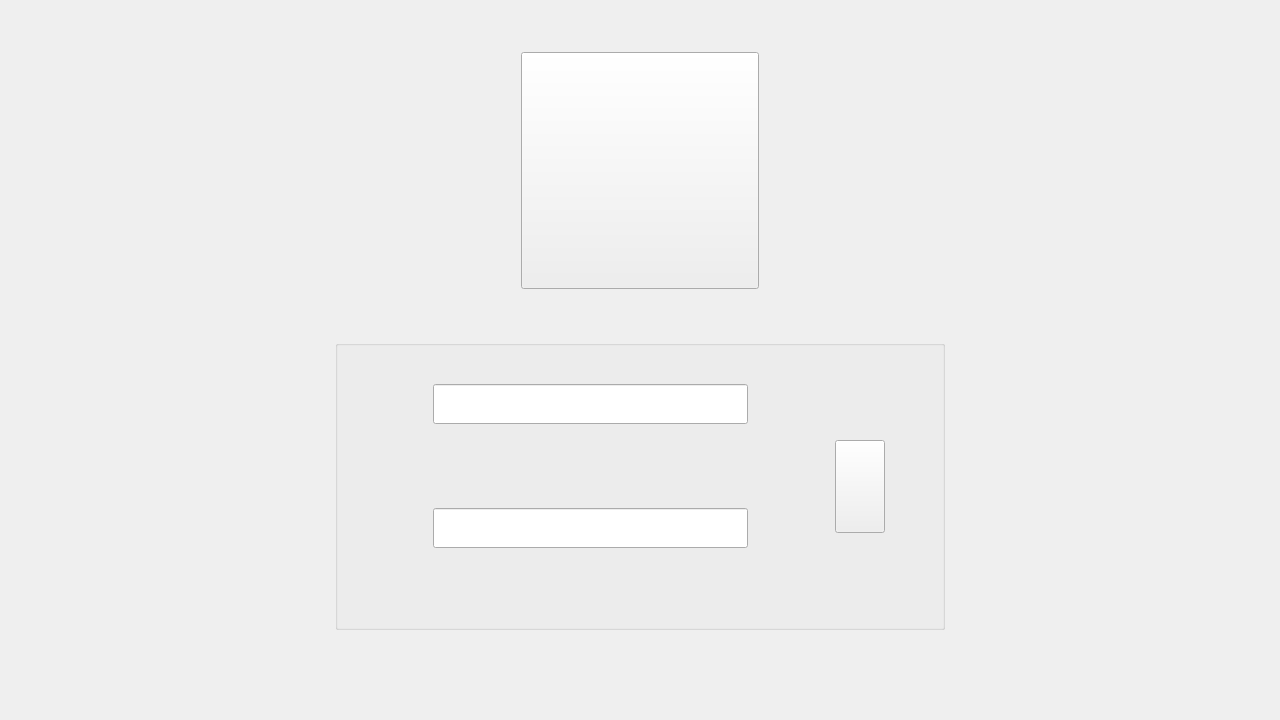
<?xml version="1.0" encoding="UTF-8"?>
<ui version="4.0">
 <class>Form</class>
 <widget class="QWidget" name="Form">
  <property name="geometry">
   <rect>
    <x>0</x>
    <y>0</y>
    <width>1280</width>
    <height>720</height>
   </rect>
  </property>
  <property name="sizePolicy">
   <sizepolicy hsizetype="Expanding" vsizetype="Expanding">
    <horstretch>0</horstretch>
    <verstretch>0</verstretch>
   </sizepolicy>
  </property>
  <property name="minimumSize">
   <size>
    <width>1280</width>
    <height>720</height>
   </size>
  </property>
  <property name="windowTitle">
   <string>Form</string>
  </property>
  <layout class="QGridLayout" name="gridLayout">
   <property name="leftMargin">
    <number>0</number>
   </property>
   <property name="topMargin">
    <number>0</number>
   </property>
   <property name="rightMargin">
    <number>0</number>
   </property>
   <property name="bottomMargin">
    <number>0</number>
   </property>
   <property name="spacing">
    <number>0</number>
   </property>
   <item row="0" column="1" rowspan="2">
    <layout class="QVBoxLayout" name="verticalLayout_4">
     <property name="spacing">
      <number>0</number>
     </property>
     <item>
      <spacer name="verticalSpacer_9">
       <property name="orientation">
        <enum>Qt::Vertical</enum>
       </property>
       <property name="sizeType">
        <enum>QSizePolicy::Expanding</enum>
       </property>
       <property name="sizeHint" stdset="0">
        <size>
         <width>20</width>
         <height>50</height>
        </size>
       </property>
      </spacer>
     </item>
     <item>
      <layout class="QHBoxLayout" name="horizontalLayout">
       <property name="spacing">
        <number>0</number>
       </property>
       <item>
        <spacer name="horizontalSpacer_3">
         <property name="orientation">
          <enum>Qt::Horizontal</enum>
         </property>
         <property name="sizeHint" stdset="0">
          <size>
           <width>40</width>
           <height>20</height>
          </size>
         </property>
        </spacer>
       </item>
       <item>
        <widget class="QToolButton" name="logo_button">
         <property name="sizePolicy">
          <sizepolicy hsizetype="Expanding" vsizetype="Expanding">
           <horstretch>0</horstretch>
           <verstretch>0</verstretch>
          </sizepolicy>
         </property>
         <property name="minimumSize">
          <size>
           <width>230</width>
           <height>230</height>
          </size>
         </property>
         <property name="text">
          <string/>
         </property>
         <property name="icon">
          <iconset>
           <normaloff>../image_files/logo.png</normaloff>../image_files/logo.png</iconset>
         </property>
         <property name="iconSize">
          <size>
           <width>230</width>
           <height>230</height>
          </size>
         </property>
        </widget>
       </item>
       <item>
        <spacer name="horizontalSpacer_4">
         <property name="orientation">
          <enum>Qt::Horizontal</enum>
         </property>
         <property name="sizeHint" stdset="0">
          <size>
           <width>40</width>
           <height>20</height>
          </size>
         </property>
        </spacer>
       </item>
      </layout>
     </item>
     <item>
      <spacer name="verticalSpacer_7">
       <property name="orientation">
        <enum>Qt::Vertical</enum>
       </property>
       <property name="sizeType">
        <enum>QSizePolicy::Expanding</enum>
       </property>
       <property name="sizeHint" stdset="0">
        <size>
         <width>20</width>
         <height>10</height>
        </size>
       </property>
      </spacer>
     </item>
     <item>
      <widget class="QGroupBox" name="group_box">
       <property name="sizePolicy">
        <sizepolicy hsizetype="Expanding" vsizetype="Expanding">
         <horstretch>0</horstretch>
         <verstretch>0</verstretch>
        </sizepolicy>
       </property>
       <property name="minimumSize">
        <size>
         <width>20</width>
         <height>290</height>
        </size>
       </property>
       <property name="title">
        <string/>
       </property>
       <property name="alignment">
        <set>Qt::AlignCenter</set>
       </property>
       <layout class="QGridLayout" name="gridLayout_2">
        <property name="leftMargin">
         <number>0</number>
        </property>
        <property name="topMargin">
         <number>0</number>
        </property>
        <property name="rightMargin">
         <number>0</number>
        </property>
        <property name="bottomMargin">
         <number>0</number>
        </property>
        <property name="spacing">
         <number>0</number>
        </property>
        <item row="1" column="0">
         <layout class="QHBoxLayout" name="horizontal_layout">
          <property name="spacing">
           <number>0</number>
          </property>
          <item>
           <spacer name="horizontalSpacer_5">
            <property name="orientation">
             <enum>Qt::Horizontal</enum>
            </property>
            <property name="sizeType">
             <enum>QSizePolicy::Expanding</enum>
            </property>
            <property name="sizeHint" stdset="0">
             <size>
              <width>108</width>
              <height>20</height>
             </size>
            </property>
           </spacer>
          </item>
          <item>
           <layout class="QVBoxLayout" name="vertical_layout">
            <property name="spacing">
             <number>0</number>
            </property>
            <item>
             <spacer name="verticalSpacer_5">
              <property name="orientation">
               <enum>Qt::Vertical</enum>
              </property>
              <property name="sizeType">
               <enum>QSizePolicy::Expanding</enum>
              </property>
              <property name="sizeHint" stdset="0">
               <size>
                <width>20</width>
                <height>38</height>
               </size>
              </property>
             </spacer>
            </item>
            <item>
             <widget class="QLineEdit" name="username">
              <property name="sizePolicy">
               <sizepolicy hsizetype="Expanding" vsizetype="Expanding">
                <horstretch>0</horstretch>
                <verstretch>0</verstretch>
               </sizepolicy>
              </property>
              <property name="minimumSize">
               <size>
                <width>315</width>
                <height>40</height>
               </size>
              </property>
              <property name="focusPolicy">
               <enum>Qt::ClickFocus</enum>
              </property>
              <property name="echoMode">
               <enum>QLineEdit::Normal</enum>
              </property>
              <property name="alignment">
               <set>Qt::AlignCenter</set>
              </property>
             </widget>
            </item>
            <item>
             <spacer name="verticalSpacer_6">
              <property name="orientation">
               <enum>Qt::Vertical</enum>
              </property>
              <property name="sizeType">
               <enum>QSizePolicy::Expanding</enum>
              </property>
              <property name="sizeHint" stdset="0">
               <size>
                <width>17</width>
                <height>84</height>
               </size>
              </property>
             </spacer>
            </item>
            <item>
             <widget class="QLineEdit" name="password">
              <property name="sizePolicy">
               <sizepolicy hsizetype="Expanding" vsizetype="Expanding">
                <horstretch>0</horstretch>
                <verstretch>0</verstretch>
               </sizepolicy>
              </property>
              <property name="minimumSize">
               <size>
                <width>315</width>
                <height>40</height>
               </size>
              </property>
              <property name="focusPolicy">
               <enum>Qt::ClickFocus</enum>
              </property>
              <property name="echoMode">
               <enum>QLineEdit::Password</enum>
              </property>
              <property name="alignment">
               <set>Qt::AlignCenter</set>
              </property>
             </widget>
            </item>
            <item>
             <spacer name="verticalSpacer_4">
              <property name="orientation">
               <enum>Qt::Vertical</enum>
              </property>
              <property name="sizeType">
               <enum>QSizePolicy::Expanding</enum>
              </property>
              <property name="sizeHint" stdset="0">
               <size>
                <width>20</width>
                <height>10</height>
               </size>
              </property>
             </spacer>
            </item>
            <item>
             <widget class="QLabel" name="messageLabel">
              <property name="sizePolicy">
               <sizepolicy hsizetype="Expanding" vsizetype="Expanding">
                <horstretch>0</horstretch>
                <verstretch>0</verstretch>
               </sizepolicy>
              </property>
              <property name="minimumSize">
               <size>
                <width>100</width>
                <height>20</height>
               </size>
              </property>
              <property name="maximumSize">
               <size>
                <width>16777215</width>
                <height>16</height>
               </size>
              </property>
              <property name="text">
               <string/>
              </property>
              <property name="alignment">
               <set>Qt::AlignCenter</set>
              </property>
             </widget>
            </item>
            <item>
             <spacer name="verticalSpacer_3">
              <property name="orientation">
               <enum>Qt::Vertical</enum>
              </property>
              <property name="sizeType">
               <enum>QSizePolicy::Expanding</enum>
              </property>
              <property name="sizeHint" stdset="0">
               <size>
                <width>20</width>
                <height>10</height>
               </size>
              </property>
             </spacer>
            </item>
           </layout>
          </item>
          <item>
           <spacer name="horizontalSpacer_7">
            <property name="orientation">
             <enum>Qt::Horizontal</enum>
            </property>
            <property name="sizeType">
             <enum>QSizePolicy::Expanding</enum>
            </property>
            <property name="sizeHint" stdset="0">
             <size>
              <width>100</width>
              <height>20</height>
             </size>
            </property>
           </spacer>
          </item>
          <item>
           <layout class="QVBoxLayout" name="verticalLayout">
            <property name="spacing">
             <number>0</number>
            </property>
            <item>
             <spacer name="verticalSpacer_10">
              <property name="orientation">
               <enum>Qt::Vertical</enum>
              </property>
              <property name="sizeType">
               <enum>QSizePolicy::Expanding</enum>
              </property>
              <property name="sizeHint" stdset="0">
               <size>
                <width>20</width>
                <height>40</height>
               </size>
              </property>
             </spacer>
            </item>
            <item>
             <widget class="QToolButton" name="login_button">
              <property name="sizePolicy">
               <sizepolicy hsizetype="Expanding" vsizetype="Expanding">
                <horstretch>0</horstretch>
                <verstretch>0</verstretch>
               </sizepolicy>
              </property>
              <property name="minimumSize">
               <size>
                <width>50</width>
                <height>50</height>
               </size>
              </property>
              <property name="text">
               <string/>
              </property>
              <property name="icon">
               <iconset>
                <normaloff>../image_files/button.png</normaloff>../image_files/button.png</iconset>
              </property>
              <property name="iconSize">
               <size>
                <width>50</width>
                <height>50</height>
               </size>
              </property>
             </widget>
            </item>
            <item>
             <spacer name="verticalSpacer_11">
              <property name="orientation">
               <enum>Qt::Vertical</enum>
              </property>
              <property name="sizeType">
               <enum>QSizePolicy::Expanding</enum>
              </property>
              <property name="sizeHint" stdset="0">
               <size>
                <width>20</width>
                <height>40</height>
               </size>
              </property>
             </spacer>
            </item>
           </layout>
          </item>
          <item>
           <spacer name="horizontalSpacer_6">
            <property name="orientation">
             <enum>Qt::Horizontal</enum>
            </property>
            <property name="sizeType">
             <enum>QSizePolicy::Expanding</enum>
            </property>
            <property name="sizeHint" stdset="0">
             <size>
              <width>70</width>
              <height>20</height>
             </size>
            </property>
           </spacer>
          </item>
         </layout>
        </item>
       </layout>
      </widget>
     </item>
     <item>
      <spacer name="verticalSpacer_8">
       <property name="orientation">
        <enum>Qt::Vertical</enum>
       </property>
       <property name="sizeType">
        <enum>QSizePolicy::Expanding</enum>
       </property>
       <property name="sizeHint" stdset="0">
        <size>
         <width>20</width>
         <height>90</height>
        </size>
       </property>
      </spacer>
     </item>
    </layout>
   </item>
   <item row="0" column="0" rowspan="2">
    <spacer name="horizontalSpacer">
     <property name="orientation">
      <enum>Qt::Horizontal</enum>
     </property>
     <property name="sizeType">
      <enum>QSizePolicy::MinimumExpanding</enum>
     </property>
     <property name="sizeHint" stdset="0">
      <size>
       <width>335</width>
       <height>20</height>
      </size>
     </property>
    </spacer>
   </item>
   <item row="0" column="2" rowspan="2">
    <spacer name="horizontalSpacer_2">
     <property name="orientation">
      <enum>Qt::Horizontal</enum>
     </property>
     <property name="sizeType">
      <enum>QSizePolicy::MinimumExpanding</enum>
     </property>
     <property name="sizeHint" stdset="0">
      <size>
       <width>335</width>
       <height>20</height>
      </size>
     </property>
    </spacer>
   </item>
  </layout>
 </widget>
 <resources/>
 <connections/>
</ui>
